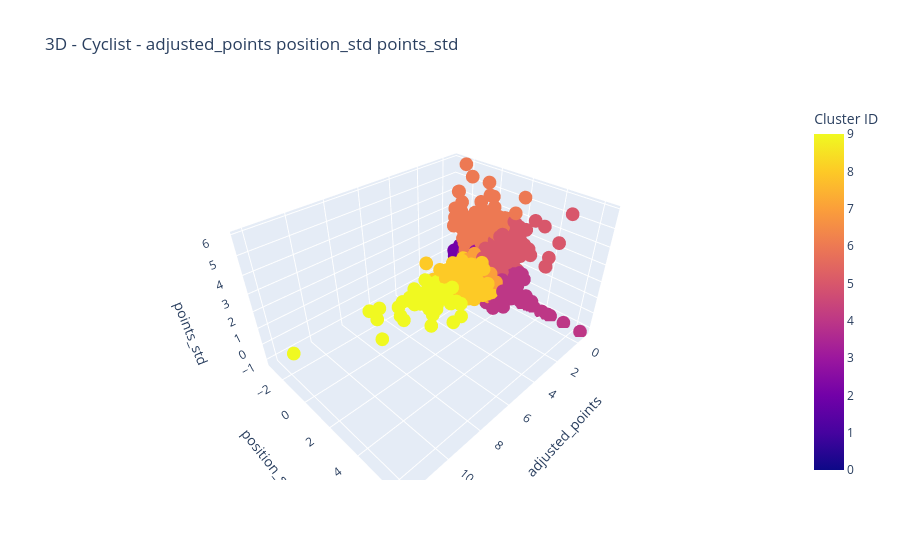

The notebook cell saved with this chart:
### Markdown cell above
# Cyclist cluster - XMeans
### K = 10 (auto)
### FEATURES: 'adjusted_points', 'position_std', 'points_std'

### Code cell
# Laod the dataset
with gzip.open('dataset/cyclist_nf.pkl', 'r') as file:
    cyclists = pkl.load(file)
# Features
features = ['adjusted_points', 'position_std', 'points_std']
ut.clustering_X_means(cyclists, features, 10, 'Cyclist', False, True, seed=seed)

### Figure 1 — Plotly figure (JSON) as saved in the notebook; plotly's stock layout.template omitted (floating-point values rounded to 4 significant figures; data arrays with more than 128 entries replaced by an {"elided": "..."} marker saying what was removed)
{"data": [{"hovertemplate": "adjusted_points=%{x}<br>position_std=%{y}<br>points_std=%{z}<br>Cluster ID=%{marker.color}<extra></extra>", "legendgroup": "", "marker": {"color": {"elided": "4501 int values"}, "coloraxis": "coloraxis", "symbol": "circle"}, "mode": "markers", "name": "", "scene": "scene", "showlegend": false, "type": "scatter3d", "x": {"elided": "4501 float values"}, "y": {"elided": "4501 float values"}, "z": {"elided": "4501 float values"}}], "layout": {"coloraxis": {"colorbar": {"title": {"text": "Cluster ID"}}, "colorscale": [[0, "#0d0887"], [0.1111, "#46039f"], [0.2222, "#7201a8"], [0.3333, "#9c179e"], [0.4444, "#bd3786"], [0.5556, "#d8576b"], [0.6667, "#ed7953"], [0.7778, "#fb9f3a"], [0.8889, "#fdca26"], [1, "#f0f921"]]}, "legend": {"title": {"text": "Cluster ID"}, "tracegroupgap": 0, "x": 1, "y": 1}, "scene": {"domain": {"x": [0, 1], "y": [0, 1]}, "xaxis": {"title": {"text": "adjusted_points"}}, "yaxis": {"title": {"text": "position_std"}}, "zaxis": {"title": {"text": "points_std"}}}, "title": {"text": "3D - Cyclist - adjusted_points position_std points_std "}}}
